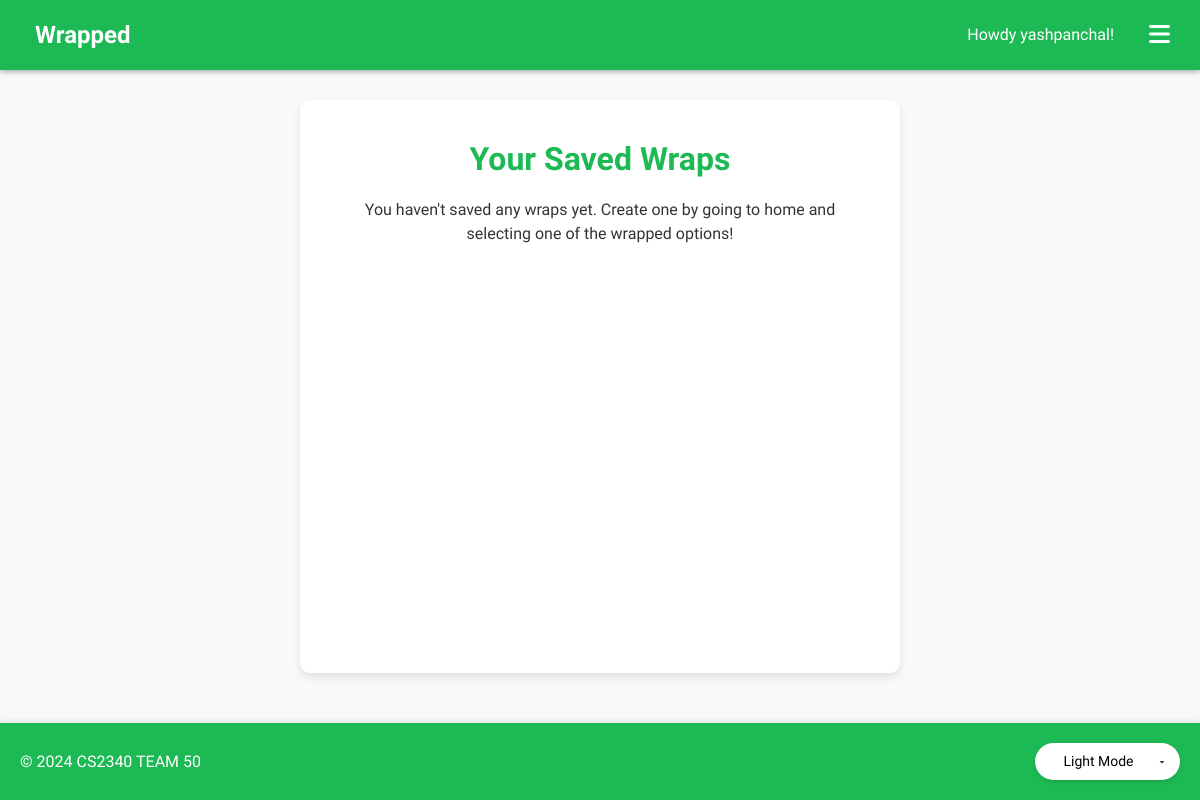
The page /auth/saved-wraps/ (signed in) on the database as committed earlier.
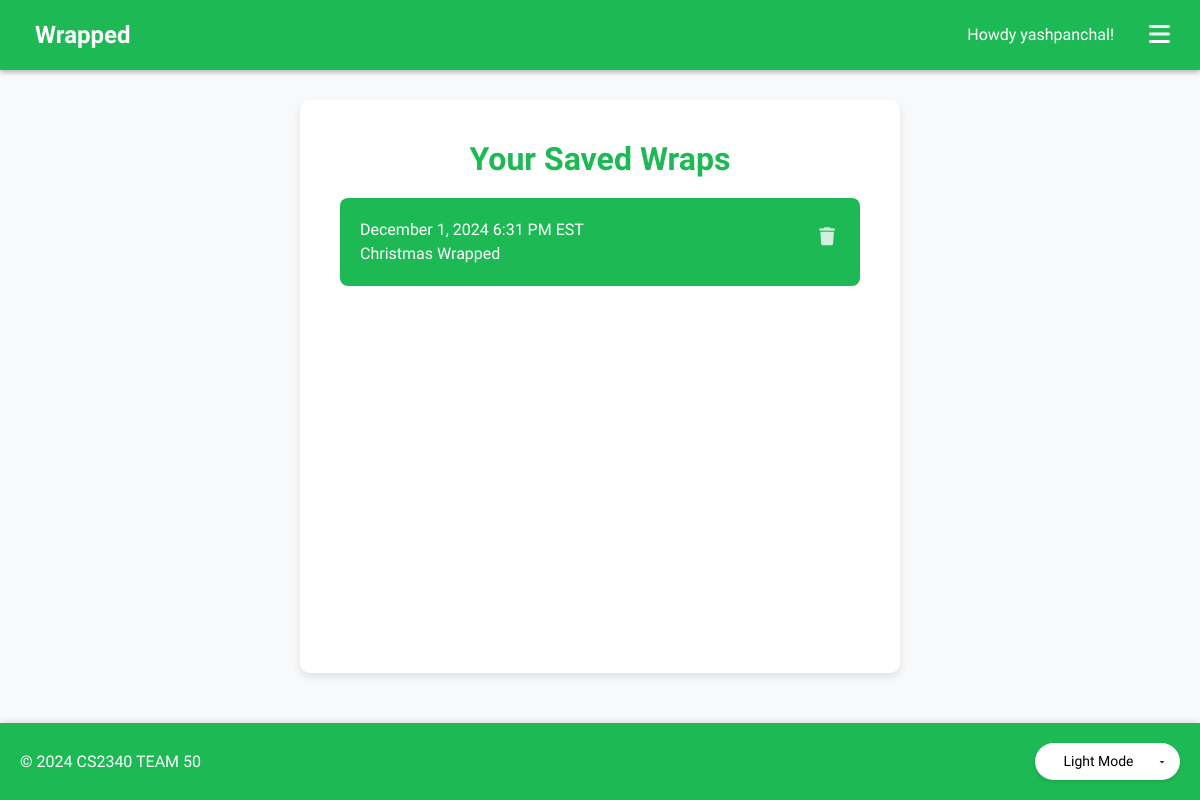
The same page on the database as committed later.
### authentication/models.py (models this page shows)
class SavedWrap(models.Model):
    profile = models.ForeignKey('Profile', related_name='saved_wraps', on_delete=models.CASCADE)
    created_at = models.DateTimeField(auto_now_add=True)
    wrap_type = models.CharField(max_length=50)  # e.g., "original", "long_term", "christmas"
    wrap_data = models.JSONField()  # Stores the entire wrap data as JSON
    class Meta:
        ordering = ['-created_at']

### authentication/views.py (the view)
# urls.py: path('saved-wraps/', views.saved_wraps, name='saved_wraps'),
@login_required(login_url='/auth/login/')
def saved_wraps(request):
    saved_wraps = request.user.profile.saved_wraps.all().order_by('-created_at')
    return render(request, 'saved_wraps.html', {'saved_wraps': saved_wraps})

### authentication/templates/saved_wraps.html (shortened to what this page needs)
{% extends "base.html" %}
{% load static %}
{% load tz %}
{% block content %}
    <h1>Your Saved Wraps</h1>
    {% if saved_wraps %}
        <ul class="wrap-list">
            {% for wrap in saved_wraps %}
            <li class="wrap-item">
                <div class="wrap-content" onclick="location.href='{% url 'view_wrap' wrap.id %}'">
                    <div class="wrap-date">{{ wrap.created_at|timezone:"America/New_York"|date:"F j, Y g:i A e" }}</div>
                    <div class="wrap-type">
                        {% if "halloween" in wrap.wrap_type %}
                            Halloween Wrapped
                        {% elif "christmas" in wrap.wrap_type %}
                            Christmas Wrapped
                        {% elif "short_term" in wrap.wrap_type %}
                            Short-Term Wrapped
                        {% elif "medium_term" in wrap.wrap_type %}
                            Medium-Term Wrapped
                        {% elif "long_term" in wrap.wrap_type %}
                            Long-Term Wrapped
                        {% else %}
                            Original Wrapped
                        {% endif %}
                    </div>
                </div>
                <button class="delete-button" onclick="deleteWrap({{ wrap.id }})">
                    <i class="fas fa-trash"></i>
                </button>
            </li>
            {% endfor %}
        </ul>
    {% else %}
        <p>You haven't saved any wraps yet. Create one by going to home and selecting one of the wrapped options!</p>
    {% endif %}
{% endblock %}

### authentication/templates/base.html (shortened to what this page needs)
<!DOCTYPE html>
<html lang="en">
<head>
    <link href="https://cdn.jsdelivr.net/npm/bootstrap@5.3.0/dist/css/bootstrap.min.css" rel="stylesheet">
    <link rel="stylesheet" href="https://cdnjs.cloudflare.com/ajax/libs/font-awesome/6.0.0/css/all.min.css">
</head>
<body>
    <header id="top-banner">
        <div class="d-flex align-items-center">
            <h1><a href="{% url 'home' %}" style="text-decoration: none; color: white; cursor: pointer;">Wrapped</a></h1>
        </div>
        <div class="top-banner-buttons">
            {% if user.is_authenticated %}
                <span class="user-name" style="color: white; margin-right: 15px; font-size: 16px;">
                    <span class="greeting">Howdy</span> {{ user.username }}!
                </span>
                <div class="dropdown">
                    <button class="menu-btn" onclick="toggleMenu()">
                        <i class="fas fa-bars"></i>
                    </button>
                </div>
            {% else %}
                <a href="{% url 'register' %}" class="btn btn-custom">Register</a>
                <a href="{% url 'login' %}" class="btn btn-custom">Login</a>
            {% endif %}
        </div>
    </header>
    <div class="custom-container">
        {% block content %}{% endblock %}
    </div>
    <footer>
        <div class="footer-content">
            <div class="footer-text">
                &copy; 2024 CS2340 TEAM 50
            </div>
            <div class="footer-dropdown">
                <select id="theme-selector" onchange="changeTheme(this.value)">
                    <option value="light">Light Mode</option>
                </select>
            </div>
        </div>
    </footer>
</body>
</html>

### authentication/templates/base.html (style rules this page uses)
#top-banner { background-color: #1DB954; color: white; padding: 20px; position: fixed; display: flex; justify-content: space-between; align-items: center; top: 0; width: 100%; box-shadow: 0 2px 5px rgba(0, 0, 0, 0.3); z-index: 1000; height: 70px; box-sizing: border-box; }
#top-banner h1 { margin: 0; margin-left: 15px; font-size: 1.5em; font-family: 'Metropolis', sans-serif; font-weight: 700; color: white; transition: color 0.3s ease; }
#top-banner a { color: white; text-decoration: none; }
body { display: flex; flex-direction: column; min-height: 100vh; margin: 0; padding: 0; background-color: #f8f9fa; font-family: 'Plus Jakarta Sans', sans-serif; color: #333; transition: background-color 0.3s, color 0.3s; min-height: 100vh; display: flex; flex-direction: column; }
.custom-container { flex: 1; margin-top: 100px; text-align: center; background-color: #fff; border-radius: 10px; box-shadow: 0 4px 8px rgba(0, 0, 0, 0.1); padding: 40px; width: 100%; max-width: 600px; transition: background-color 0.3s; box-sizing: border-box; margin: auto; margin-bottom: 50px; flex: 1; }
h1, h2, h3 { font-family: 'Metropolis', sans-serif; margin-bottom: 20px; color: #1DB954; }
h1 { margin-bottom: 20px; font-size: 32px; font-weight: 600; font-family: 'Metropolis', sans-serif; color: #1DB954; }
#theme-selector { font-family: 'Plus Jakarta Sans', sans-serif; background-color: white; border: none; padding: 8px 12px; font-size: 14px; border-radius: 20px; cursor: pointer; box-shadow: 0 2px 4px rgba(0, 0, 0, 0.1); transition: all 0.3s ease; outline: none; appearance: none; -webkit-appearance: none; -moz-appearance: none; background-repeat: no-repeat; background-position: right 12px center; padding-right: 30px; text-align: center; width: fit-content; min-width: 120px; max-width: none; }
#theme-selector option { text-align: center; padding: 8px; width: 100%; }
footer { width: 100%; padding: 20px; background-color: #1DB954 !important; text-align: center; box-shadow: 0 -2px 5px rgba(0, 0, 0, 0.1); color: white; position: static; bottom: auto; }
.footer-content { font-family: 'Plus Jakarta Sans', sans-serif; display: flex; justify-content: space-between; align-items: center; }
.footer-content .footer-text { flex: 1; text-align: left; }
.footer-content .footer-dropdown { flex: 1; text-align: right; }
.user-name { font-family: 'Metropolis', sans-serif; font-weight: 500; transition: color 0.3s ease; }
.top-banner-buttons { display: flex; align-items: center; gap: 10px; }
.greeting { font-family: 'Metropolis', sans-serif; font-weight: 500; transition: all 0.3s ease; }
a { font-family: 'Plus Jakarta Sans', sans-serif; color: #1DB954; text-decoration: none; }
h1, h2, h3, #top-banner h1, .btn-custom { font-family: 'Metropolis', sans-serif; }
p, input, label, select, button:not(.btn-custom), .form-control, .error-message, .success-message, .footer-content, #theme-selector, .user-name { font-family: 'Plus Jakarta Sans', sans-serif; }
.dropdown { position: relative; display: inline-block; }
.menu-btn { background: none; border: none; color: white; font-size: 24px; cursor: pointer; padding: 5px 10px; transition: opacity 0.3s; }

### authentication/templates/saved_wraps.html (style rules this page uses)
body { min-height: 100vh; display: flex; flex-direction: column; background-color: #f8f9fa; margin: 0; padding: 0; font-family: 'Plus Jakarta Sans', sans-serif; }
.custom-container { flex: 1; margin-top: 100px; margin-bottom: 50px; text-align: center; background-color: #fff; border-radius: 10px; box-shadow: 0 4px 8px rgba(0, 0, 0, 0.1); padding: 40px; width: 100%; max-width: 600px; transition: background-color 0.3s; box-sizing: border-box; }
h1 { margin-bottom: 20px; font-size: 32px; font-weight: 600; font-family: 'Metropolis', sans-serif; color: #1DB954; }
.wrap-list { list-style: none; padding: 0; margin: 20px 0; }
.wrap-item { background-color: #1DB954; border: none; border-radius: 8px; padding: 20px; margin-bottom: 15px; transition: transform 0.2s; cursor: pointer; text-align: left; position: relative; display: flex; justify-content: space-between; align-items: flex-start; }
.wrap-content { flex-grow: 1; }
.delete-button { color: white; background: none; border: none; cursor: pointer; padding: 5px; font-size: 18px; opacity: 0.8; transition: opacity 0.2s; }
.wrap-date, .wrap-type { color: white; }

Rows that differ between the two databases and show on the page:
added SavedWrap: created_at "December 1, 2024 6:31 PM EST", shows "Christmas Wrapped"
Other text that changed with them:
text no longer shown: "You haven't saved any wraps yet. Create one by going to home and selecting one of the wrapped options!"
